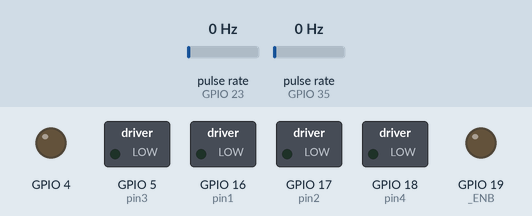
The sketch below on a simulated ESP32. Parts: switched loads named in the sketch (green lamp = pin HIGH), output pins drawn as LEDs (lit = HIGH). Wiring (inferred from the names in the program): 2 × pulse sensor: data GPIO 23 / data GPIO 35. Inputs (shaded band) come from the test bench; at power-on: pulse rate (sensors on GPIO 23, GPIO 35) 0 Hz. What the sketch prints to the serial monitor is not drawn.

Above: at 0.1 s.
At 5.1 s:
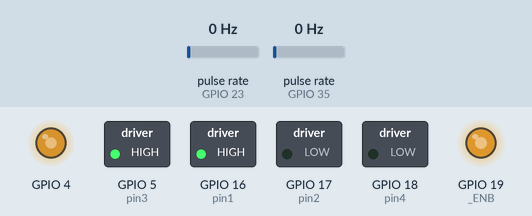
Timing chart, 0 to 6.6 s (numbered marks = the images above):
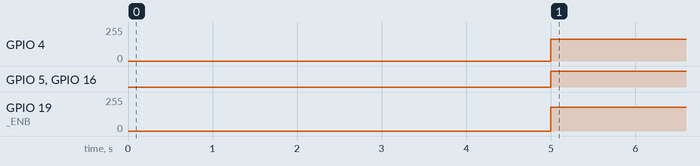

Measured:
- by itself, GPIO 4: 0/255 → 165/255 at 5.0 s
- by itself, GPIO 5 (pin3), GPIO 16 (pin1): LOW → HIGH at 5.0 s
- by itself, GPIO 19 (_ENB): 0/255 → 178/255 at 5.0 s

The sketch:

AGV_CLASS_TestV1.ino
```cpp
// Import libraries
#include <PID_v1_bc.h>
#include "ControlMotor.h"
#include "encoder.h"

// Pin definitions
#define ENA 4
#define pin1 16
#define pin2 17
#define pin3 5
#define pin4 18
#define ENB 19
#define encoderLeftPin 35
#define encoderRightPin 23

// PID variables
double SetpointRight, InputRight, OutputRight;
double SetpointLeft, InputLeft, OutputLeft;
double KpLeft = 2.25, KiLeft = 1.47, KdLeft = 0.07;
double KpRight = 0.94, KiRight = 0.39, KdRight = 0.09;

// Speed and distance variables
float totalDistance = 0;          // Cumulative distance
unsigned long lastCalculationTime = 0;
double rpmRight = 0;              // RPM of right motor
double rpmLeft = 0;               // RPM of left motor

// Timing variables
unsigned long previousTime = 0;
unsigned long previousStartTime = 0;
bool started = false;

// Constants
const float wheelRadius = 0.034;  // Wheel radius in meters

// Create objects
ControlMotor motorLeft(pin1, pin2, ENA);
ControlMotor motorRight(pin3, pin4, ENB);
Encoder encoderLeft(encoderLeftPin, 20);
Encoder encoderRight(encoderRightPin, 20);
PID pidMotorRight(&InputRight, &OutputRight, &SetpointRight, KpRight, KiRight, KdRight, DIRECT);
PID pidMotorLeft(&InputLeft, &OutputLeft, &SetpointLeft, KpLeft, KiLeft, KdLeft, DIRECT);

// Distance calculation function
void calculateDistance(float rpm) {
  unsigned long currentCaldisTime = millis();
  if (currentCaldisTime - lastCalculationTime >= 100) {
    lastCalculationTime = currentCaldisTime;
    float angularVelocity = (rpm * 2 * PI) / 60.0;  // Angular velocity in rad/s
    float linearVelocity = angularVelocity * wheelRadius;  // Linear velocity in m/s
    float distance = linearVelocity * (100 / 1000.0);  // Distance in meters
    totalDistance += distance;  // Update total distance
  }
}

void setup() {
  Serial.begin(115200);  // Start Serial Monitor
  encoderLeft.begin();   // Initialize encoders
  encoderRight.begin();

  // Initialize PID controllers
  pidMotorRight.SetMode(AUTOMATIC);
  pidMotorRight.SetOutputLimits(0, 100);  // PWM range 0-100%
  pidMotorRight.SetSampleTime(100);       // Update every 100 ms

  pidMotorLeft.SetMode(AUTOMATIC);
  pidMotorLeft.SetOutputLimits(0, 100);  // PWM range 0-100%
  pidMotorLeft.SetSampleTime(100);       // Update every 100 ms
}

void loop() {
  // Check if system has started
  if (millis() - previousStartTime >= 5000) {
    rpmRight = encoderRight.calculateRPM();
    rpmLeft = encoderLeft.calculateRPM();
    calculateDistance(rpmRight);

    InputRight = rpmRight;
    InputLeft = rpmLeft;

    // Log RPM and distance every 100 ms
    if (millis() - previousTime >= 100) {
      previousTime = millis();
      Serial.print("Left RPM: ");
      Serial.println(rpmLeft);
      Serial.print("Right RPM: ");
      Serial.println(rpmRight);
      Serial.print("Distance (m): ");
      Serial.println(totalDistance);
      // Serial.print("outputleft : ");
      // Serial.println(OutputLeft);
      // Serial.print("output right");
      // Serial.println(OutputRight);
    }

    // Drive motors until total distance is reached
    if (totalDistance < 5) {  // Distance in meters


      motorLeft.setMotorSpeed(65);
      motorRight.setMotorSpeed(70);
    } else if(totalDistance < 5+3.14){
      motorLeft.setMotorSpeed(98);
      motorRight.setMotorSpeed(70);
    }else if(totalDistance < 5+3.14+5){
      motorLeft.setMotorSpeed(65);
      motorRight.setMotorSpeed(70);
    }else{
      motorLeft.setMotorSpeed(0);
      motorRight.setMotorSpeed(0);
    }
  }
}
```

ControlMotor.cpp
```cpp
#include "ControlMotor.h"

// Constructor: ใช้กำหนดค่าเริ่มต้นให้กับมอเตอร์
ControlMotor::ControlMotor(int pin1, int pin2, int ENB) {
  _pin1 = pin1; // ขา GPIO ที่เชื่อมต่อกับ input1 ของมอเตอร์
  _pin2 = pin2; // ขา GPIO ที่เชื่อมต่อกับ input2 ของมอเตอร์
  _ENB = ENB;   // ขา GPIO ที่เชื่อมต่อกับ ENB (PWM)

  // ตั้งค่าขา GPIO ให้เป็น output
  pinMode(_pin1, OUTPUT);
  pinMode(_pin2, OUTPUT);
  pinMode(_ENB, OUTPUT);

  // ตั้งค่าการเชื่อมต่อ PWM สำหรับขา ENB
  ledcAttach(_ENB, frequency, resolution); // เชื่อม ENB กับช่อง PWM (Channel 0)
}

// เมธอดสำหรับตั้งค่าความเร็วของมอเตอร์
void ControlMotor::setMotorSpeed(int percentSpeed) {
  _percentSpeed = percentSpeed; // บันทึกค่าความเร็วในตัวแปร `_percentSpeed`

  // แปลงค่าความเร็วจากเปอร์เซ็นต์ (-100 ถึง 100) ให้เป็นค่า duty cycle (0 ถึง 1023 สำหรับ 10-bit resolution)
  speed = map(abs(_percentSpeed), 0, 100, 0, 1023);

  if (_percentSpeed > 0) {
    // หมุนไปข้างหน้า
    digitalWrite(_pin1, HIGH); // เปิด input1
    digitalWrite(_pin2, LOW);  // ปิด input2
  } else if (_percentSpeed < 0) {
    // หมุนถอยหลัง
    digitalWrite(_pin1, LOW);  // ปิด input1
    digitalWrite(_pin2, HIGH); // เปิด input2
  } else {
    // หยุดมอเตอร์
    digitalWrite(_pin1, LOW);
    digitalWrite(_pin2, LOW);
  }

  // ส่งสัญญาณ PWM ไปที่ขา ENB เพื่อควบคุมความเร็ว
  ledcWrite(_ENB, speed);
}

// เมธอดสำหรับดึงค่าความเร็วปัจจุบันเป็นเปอร์เซ็นต์
int ControlMotor::showPercentSpeed() {
  return _percentSpeed; // คืนค่าความเร็วปัจจุบันในหน่วยเปอร์เซ็นต์
}
```

ControlMotor.h
```cpp
#ifndef CONTROLMOTOR_H
#define CONTROLMOTOR_H

#include <Arduino.h>

// กำหนดคลาส ControlMotor สำหรับควบคุมมอเตอร์
class ControlMotor {

  private:
    int _pin1;          // พินสำหรับทิศทางมอเตอร์ 1 (เชื่อมต่อกับตัวขับมอเตอร์)
    int _pin2;          // พินสำหรับทิศทางมอเตอร์ 2 (เชื่อมต่อกับตัวขับมอเตอร์)
    int _ENB;           // พินสำหรับ PWM (พินเปิด/ปิดการทำงานของมอเตอร์)
    int speed = 0;          // ค่าความเร็วที่แมปไว้สำหรับ PWM เริ่มต้นที่ 0
    int _percentSpeed = 0;  // ความเร็วของมอเตอร์ในรูปแบบเปอร์เซ็นต์ (จาก -100 ถึง 100)
    const int resolution = 10; // ความละเอียดของ PWM (จำนวนบิต) ในที่นี้คือ 10 บิต (0 ถึง 1023)
    const int frequency = 900; // ความถี่ของ PWM ในหน่วย Hz (กำหนดความเร็วในการควบคุมมอเตอร์)

  public:
    // ตัวสร้างที่ใช้ในการกำหนดพินของมอเตอร์
    ControlMotor(int pin1, int pin2, int ENB);

    // ฟังก์ชันสำหรับตั้งค่าความเร็วมอเตอร์ โดยรับค่าเปอร์เซ็นต์ (-100 ถึง 100)
    void setMotorSpeed(int percentSpeed);

    // ฟังก์ชันที่ใช้คืนค่าความเร็วของมอเตอร์ในรูปแบบเปอร์เซ็นต์
    int showPercentSpeed();
};

#endif
```

encoder.cpp
```cpp
#include "encoder.h"

Encoder* Encoder::instances[2] = {nullptr, nullptr}; // เก็บตัวชี้ของ encoder
int Encoder::instanceCount = 0; // เริ่มต้นจำนวน instance เป็น 0

Encoder::Encoder(int pin, int pulsesPerRev, unsigned long debounceDelay)
    : encoderPin(pin),
      pulseCount(0),
      lastInterruptTime(0),
      debounceDelay(debounceDelay),
      pulsesPerRevolution(pulsesPerRev),
      prevTime(0),
      rpm(0) {
    if (instanceCount < 2) {
        instances[instanceCount++] = this; // เพิ่ม encoder instance ในอาร์เรย์
    }
}

void IRAM_ATTR Encoder::countPulse0() {
    if (instances[0]) {
        unsigned long interruptTime = micros();
        if (interruptTime - instances[0]->lastInterruptTime > instances[0]->debounceDelay) {
            instances[0]->pulseCount++;
            instances[0]->lastInterruptTime = interruptTime;
        }
    }
}

void IRAM_ATTR Encoder::countPulse1() {
    if (instances[1]) {
        unsigned long interruptTime = micros();
        if (interruptTime - instances[1]->lastInterruptTime > instances[1]->debounceDelay) {
            instances[1]->pulseCount++;
            instances[1]->lastInterruptTime = interruptTime;
        }
    }
}

void Encoder::begin() {
    pinMode(encoderPin, INPUT_PULLUP);
    if (this == instances[0]) {
        attachInterrupt(digitalPinToInterrupt(encoderPin), Encoder::countPulse0, RISING);
    } else if (this == instances[1]) {
        attachInterrupt(digitalPinToInterrupt(encoderPin), Encoder::countPulse1, RISING);
    }
}

float Encoder::calculateRPM() {
    unsigned long currentTime = millis();
    unsigned long elapsedTime = currentTime - prevTime;

    if (elapsedTime >= 100) {
        prevTime = currentTime;
        noInterrupts();
        int pulses = pulseCount;
        pulseCount = 0;
        interrupts();
        rpm = (float)pulses / pulsesPerRevolution * (60000.0 / elapsedTime);
    }

    return rpm;
}

float Encoder::getRPM() {
    return rpm;
}
```

encoder.h
```cpp
#ifndef ENCODER_H
#define ENCODER_H

#include <Arduino.h>

class Encoder {
private:
    int encoderPin;
    volatile int pulseCount;
    unsigned long lastInterruptTime;
    const unsigned long debounceDelay;
    const int pulsesPerRevolution;
    unsigned long prevTime;
    float rpm;

    static Encoder* instances[2]; // เก็บตัวชี้สำหรับ encoder 2 ตัว
    static int instanceCount;    // ตัวนับสำหรับติดตามจำนวน Encoder ที่สร้าง

public:
    Encoder(int pin, int pulsesPerRev, unsigned long debounceDelay = 10);

    static void IRAM_ATTR countPulse0(); // ISR สำหรับ encoder ตัวที่ 1
    static void IRAM_ATTR countPulse1(); // ISR สำหรับ encoder ตัวที่ 2

    void begin();

    float calculateRPM();

    float getRPM();
};

#endif
```
